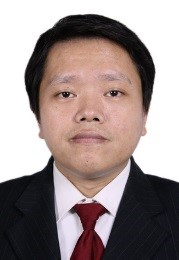
%> input picture CHT/CH01/1.jpg, 179 x 260 px
$ octave fig11.m   (GNU Octave 9; MATLAB toolbox functions it lacks are replaced by stand-ins)
%> lines starting %> are read from the running program, lines starting %| are printed output that depends on the picture; in (x1, y1, x2, y2) boxes, pixels count from 0 and x2, y2 are one past the last pixel; in counts of white or black regions, pixels touching at a corner belong together; the program's own positions count from 1
close all; clear all;
I=im2bw(imread('1.jpg')); %讀取圖形
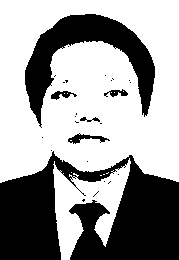
%> I: size 260x179 logical; 61.5% white; 27 black regions (21 under 20 px), largest, box (x1, y1, x2, y2) and area: (0, 151, 179, 260) 12508, (25, 14, 155, 128) 4939, (68, 133, 110, 144) 181, (51, 91, 77, 100) 117, (104, 89, 128, 97) 100, (80, 117, 100, 122) 50
BW1=edge(I,'canny'); %用canny算子進行邊緣檢驗
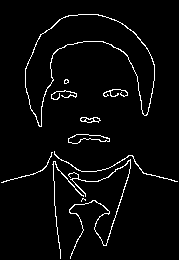
%> BW1: size 260x179 logical; 3.6% white in thin lines or dots
figure; %顯示圖形;1行2列合並顯示
subplot(1,2,1),imshow(I);title('original image'); %第一列為原始圖形
subplot(1,2,2),imshow(BW1);title('canny result'); %第二列為邊緣檢驗結果
